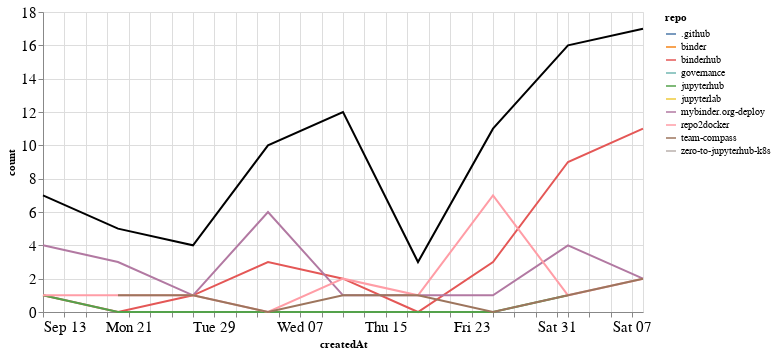

The cell this chart's notebook holds for it:
### Markdown cell above
## Comments

### Code cell
comments_time = comments.groupby('repo').resample('W', on='createdAt').count()['author'].reset_index()
comments_time = comments_time.rename(columns={'author': 'count'})
comments_time_total = comments_time.groupby('createdAt').agg({"count": "sum"}).reset_index()
ch1 = alt.Chart(comments_time, width=600).mark_line().encode(
    x='createdAt',
    y='count',
    color='repo',
    tooltip="repo"
)

ch2 = alt.Chart(comments_time_total, width=600).mark_line(color="black").encode(
    x='createdAt',
    y='count',
)

ch1 + ch2

### Figure 1 — Vega-Lite specification as saved in the notebook (floating-point values rounded to 4 significant figures)
{"config": {"axisLeft": {"labelFontSize": 15}, "axisBottom": {"labelFontSize": 15}}, "layer": [{"data": {"name": "data-f0816e0e9ee9ab1b92af669e2b9a4179"}, "mark": "line", "encoding": {"color": {"type": "nominal", "field": "repo"}, "tooltip": {"type": "nominal", "field": "repo"}, "x": {"type": "temporal", "field": "createdAt"}, "y": {"type": "quantitative", "field": "count"}}, "width": 600}, {"data": {"name": "data-a0f46019a6d23fce68703da49f27396a"}, "mark": {"type": "line", "color": "black"}, "encoding": {"x": {"type": "temporal", "field": "createdAt"}, "y": {"type": "quantitative", "field": "count"}}, "width": 600}], "$schema": "https://vega.github.io/schema/vega-lite/v4.8.1.json", "datasets": {"data-f0816e0e9ee9ab1b92af669e2b9a4179": [{"repo": ".github", "createdAt": "2020-10-04T00:00:00", "count": 1}, {"repo": "binder", "createdAt": "2020-10-11T00:00:00", "count": 2}, {"repo": "binderhub", "createdAt": "2020-09-13T00:00:00", "count": 1}, {"repo": "binderhub", "createdAt": "2020-09-20T00:00:00", "count": 0}, {"repo": "binderhub", "createdAt": "2020-09-27T00:00:00", "count": 1}, {"repo": "binderhub", "createdAt": "2020-10-04T00:00:00", "count": 3}, {"repo": "binderhub", "createdAt": "2020-10-11T00:00:00", "count": 2}, {"repo": "binderhub", "createdAt": "2020-10-18T00:00:00", "count": 0}, {"repo": "binderhub", "createdAt": "2020-10-25T00:00:00", "count": 3}, {"repo": "binderhub", "createdAt": "2020-11-01T00:00:00", "count": 9}, {"repo": "binderhub", "createdAt": "2020-11-08T00:00:00", "count": 11}, {"repo": "governance", "createdAt": "2020-10-11T00:00:00", "count": 1}, {"repo": "jupyterhub", "createdAt": "2020-09-13T00:00:00", "count": 1}, {"repo": "jupyterhub", "createdAt": "2020-09-20T00:00:00", "count": 0}, {"repo": "jupyterhub", "createdAt": "2020-09-27T00:00:00", "count": 0}, {"repo": "jupyterhub", "createdAt": "2020-10-04T00:00:00", "count": 0}, {"repo": "jupyterhub", "createdAt": "2020-10-11T00:00:00", "count": 0}, {"repo": "jupyterhub", "createdAt": "2020-10-18T00:00:00", "count": 0}, {"repo": "jupyterhub", "createdAt": "2020-10-25T00:00:00", "count": 0}, {"repo": "jupyterhub", "createdAt": "2020-11-01T00:00:00", "count": 1}, {"repo": "jupyterlab", "createdAt": "2020-10-11T00:00:00", "count": 1}, {"repo": "mybinder.org-deploy", "createdAt": "2020-09-13T00:00:00", "count": 4}, {"repo": "mybinder.org-deploy", "createdAt": "2020-09-20T00:00:00", "count": 3}, {"repo": "mybinder.org-deploy", "createdAt": "2020-09-27T00:00:00", "count": 1}, {"repo": "mybinder.org-deploy", "createdAt": "2020-10-04T00:00:00", "count": 6}, {"repo": "mybinder.org-deploy", "createdAt": "2020-10-11T00:00:00", "count": 1}, {"repo": "mybinder.org-deploy", "createdAt": "2020-10-18T00:00:00", "count": 1}, {"repo": "mybinder.org-deploy", "createdAt": "2020-10-25T00:00:00", "count": 1}, {"repo": "mybinder.org-deploy", "createdAt": "2020-11-01T00:00:00", "count": 4}, {"repo": "mybinder.org-deploy", "createdAt": "2020-11-08T00:00:00", "count": 2}, {"repo": "repo2docker", "createdAt": "2020-09-13T00:00:00", "count": 1}, {"repo": "repo2docker", "createdAt": "2020-09-20T00:00:00", "count": 1}, {"repo": "repo2docker", "createdAt": "2020-09-27T00:00:00", "count": 1}, {"repo": "repo2docker", "createdAt": "2020-10-04T00:00:00", "count": 0}, {"repo": "repo2docker", "createdAt": "2020-10-11T00:00:00", "count": 2}, {"repo": "repo2docker", "createdAt": "2020-10-18T00:00:00", "count": 1}, {"repo": "repo2docker", "createdAt": "2020-10-25T00:00:00", "count": 7}, {"repo": "repo2docker", "createdAt": "2020-11-01T00:00:00", "count": 1}, {"repo": "repo2docker", "createdAt": "2020-11-08T00:00:00", "count": 2}, {"repo": "team-compass", "createdAt": "2020-09-20T00:00:00", "count": 1}, {"repo": "team-compass", "createdAt": "2020-09-27T00:00:00", "count": 1}, {"repo": "team-compass", "createdAt": "2020-10-04T00:00:00", "count": 0}, {"repo": "team-compass", "createdAt": "2020-10-11T00:00:00", "count": 1}, {"repo": "team-compass", "createdAt": "2020-10-18T00:00:00", "count": 1}, {"repo": "team-compass", "createdAt": "2020-10-25T00:00:00", "count": 0}, {"repo": "team-compass", "createdAt": "2020-11-01T00:00:00", "count": 1}, {"repo": "team-compass", "createdAt": "2020-11-08T00:00:00", "count": 2}, {"repo": "zero-to-jupyterhub-k8s", "createdAt": "2020-10-11T00:00:00", "count": 2}], "data-a0f46019a6d23fce68703da49f27396a": [{"createdAt": "2020-09-13T00:00:00", "count": 7}, {"createdAt": "2020-09-20T00:00:00", "count": 5}, {"createdAt": "2020-09-27T00:00:00", "count": 4}, {"createdAt": "2020-10-04T00:00:00", "count": 10}, {"createdAt": "2020-10-11T00:00:00", "count": 12}, {"createdAt": "2020-10-18T00:00:00", "count": 3}, {"createdAt": "2020-10-25T00:00:00", "count": 11}, {"createdAt": "2020-11-01T00:00:00", "count": 16}, {"createdAt": "2020-11-08T00:00:00", "count": 17}]}}
